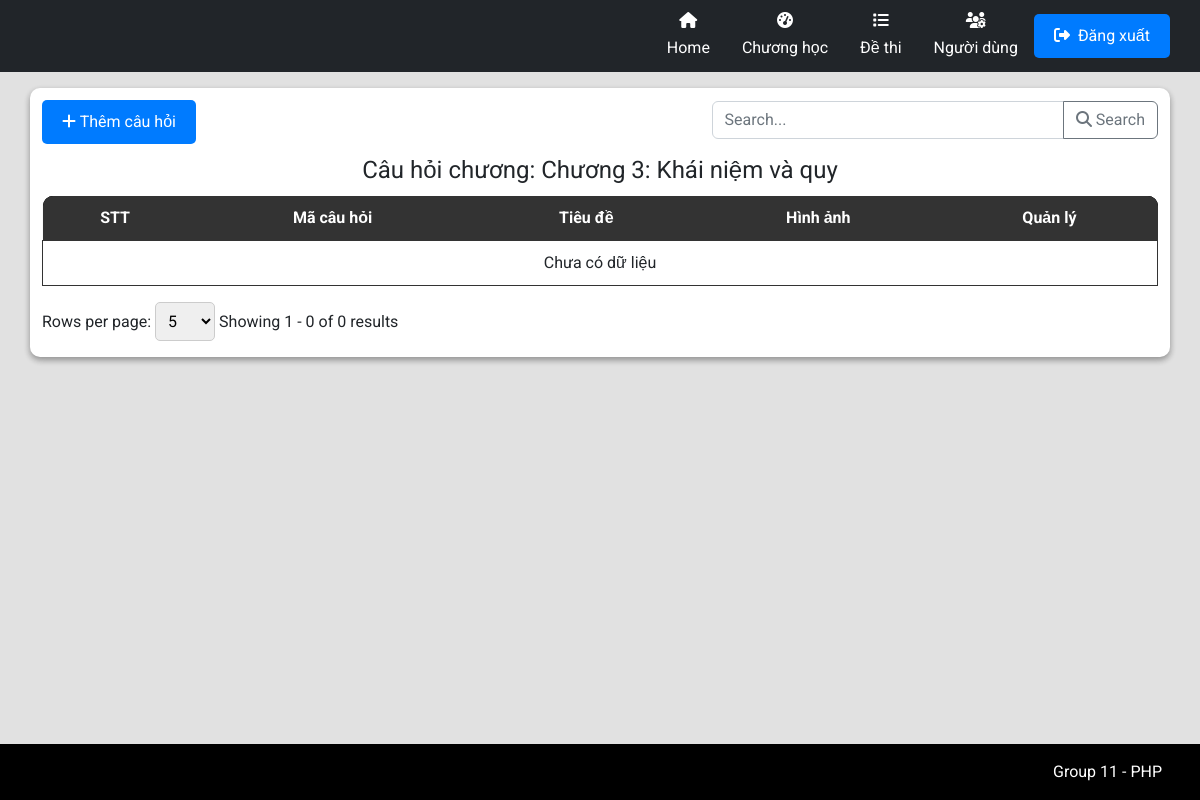
/admin/AdminIndex.php?workingPage=question&chapterId=48bc05e7-5143-4fb3-8ecb-a53ad21c18cd, run on an earlier commit of the app's database.
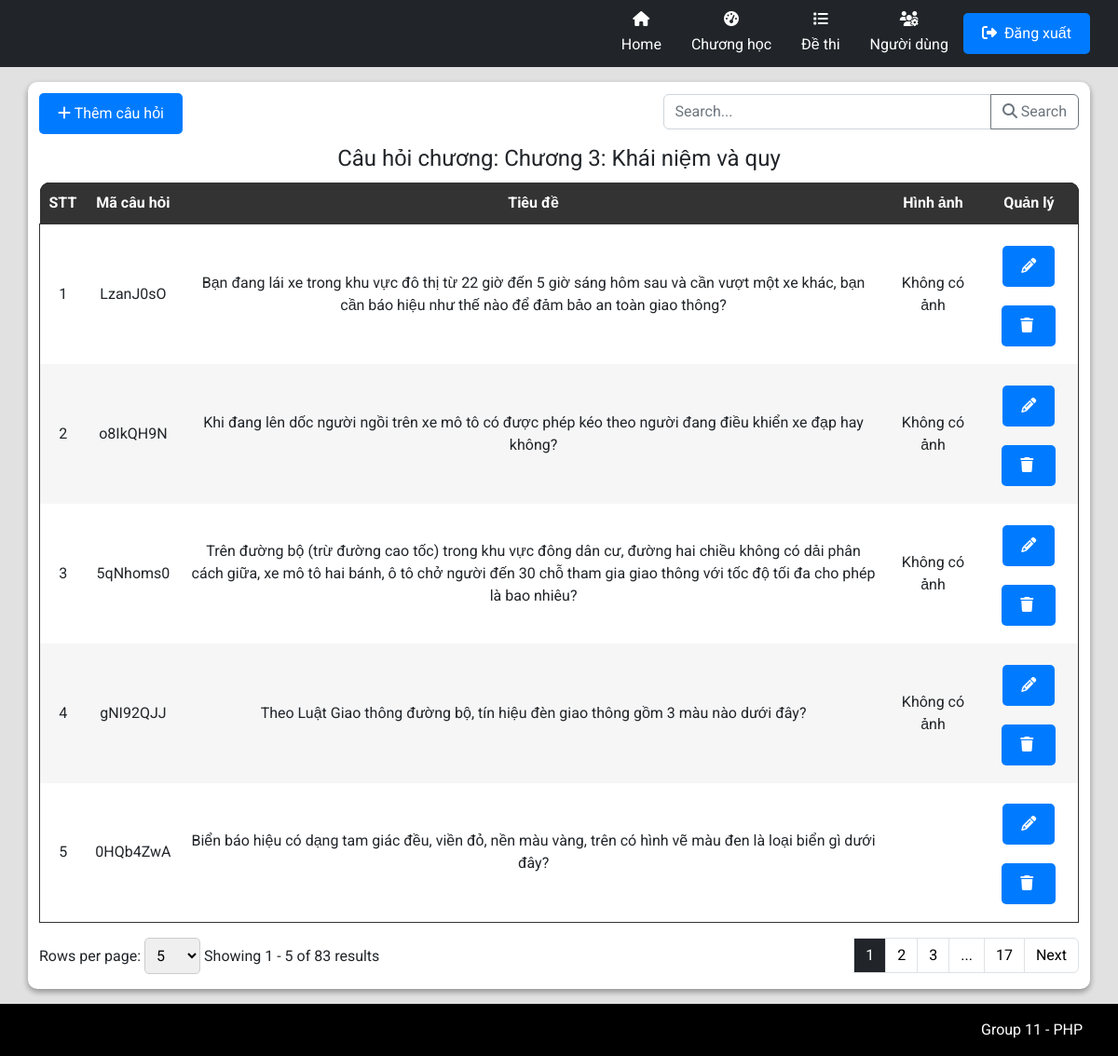
And on a later commit of the database.
### tables this page shows
CREATE TABLE `tbl_chapter` (
  `id` varchar(36) NOT NULL,
  `code` varchar(255) DEFAULT NULL,
  `name` varchar(255) DEFAULT NULL,
  `description` varchar(255) DEFAULT NULL,
  `quantity` int(11) DEFAULT NULL
);

CREATE TABLE `tbl_question` (
  `id` varchar(36) NOT NULL,
  `code` varchar(255) DEFAULT NULL,
  `questionImage` varchar(255) DEFAULT NULL,
  `title` text DEFAULT NULL,
  `chapterId` varchar(36) DEFAULT NULL,
  `option_1` text DEFAULT NULL,
  `option_2` text DEFAULT NULL,
  `option_3` text DEFAULT NULL,
  `option_4` text DEFAULT NULL,
  `trueAnswer` int(1) DEFAULT NULL,
  `isDanger` tinyint(1) DEFAULT NULL
);

### admin/AdminIndex.php (shortened to what this page needs)
<!DOCTYPE html>
<html lang="en">
<head>
    <link rel="stylesheet" href="./styles//AdminStyles.css">
    <link href="https://cdn.jsdelivr.net/npm/bootstrap@5.2.3/dist/css/bootstrap.min.css" rel="stylesheet">
    <link rel="stylesheet" href="https://cdnjs.cloudflare.com/ajax/libs/font-awesome/6.4.2/css/all.min.css" />
    <link rel="stylesheet" href="../common/css/CommonStyle.css">
</head>
<body>
    <div class="wrapper">
        <?php
        include("adminCommon/Header.php");
        include("adminCommon/AdminRouter.php");
        include("adminCommon/Footer.php");
        ?>
    </div>
</body>
</html>

### admin/adminCommon/Header.php (shortened to what this page needs)
<header>
    <div class="px-3 bg-dark text-white">
        <div class="container px-0">
            <div class="d-flex flex-wrap align-items-center justify-content-center justify-content-lg-start">
                <a href="/" class="d-flex align-items-center my-lg-0 me-lg-auto text-white text-decoration-none">
                    <svg class="bi me-2" width="40" height="32" role="img" aria-label="Bootstrap">
                        <use xlink:href="#bootstrap"></use>
                    </svg>
                </a>
                <?php
                if (isset($_GET['workingPage'])) {
                    $workingPage = $_GET['workingPage'];
                }
                ?>
                <?php
                function getHeaderTextColor($currentPage)
                {
                    if ($currentPage == $GLOBALS['workingPage']) echo 'text-secondary';
                    else echo 'text-white';
                }
                ?>
                <ul
                    class="nav my-1 col-12 col-lg-auto justify-content-center my-md-0 text-small flex-middle align-items-center">
                    <li class="flex-center">
                        <a href="AdminIndex.php"
                            class="nav-link <?php getHeaderTextColor(''); ?> flex-column flex-center">
                            <i class="fa-solid fa-house text-white mb-2 "></i>
                            Home
                        </a>
                    </li>
                    <li class="flex-center">
                        <a href="AdminIndex.php?workingPage=chapter"
                            class="nav-link <?php getHeaderTextColor('order'); ?> flex-column flex-center">
                            <i class="fa-solid fa-gauge-high text-white mb-2"></i>
                            Chương học
                        </a>
                    </li>
                    <li class="flex-center">
                        <a href="AdminIndex.php?workingPage=exam"
                            class="nav-link <?php getHeaderTextColor('order'); ?> flex-column flex-center">
                            <i class="fa-solid fa-list text-white mb-2"></i>
                            Đề thi
                        </a>
                    </li>
                    <li class="flex-center">
                        <a href="AdminIndex.php?workingPage=user"
                            class="nav-link <?php getHeaderTextColor('user'); ?> flex-column flex-center">
                            <i class="fa-solid fa-users-gear text-white mb-2"></i>
                            Người dùng
                        </a>
                    </li>
                    <li class="flex-center">
                        <div class="text-end">
                            <button type="button" class="btn btn-primary" data-toggle="modal" data-target="#myModal">
                                <i class="fa-solid fa-right-from-bracket mr-1"></i>
                                Đăng xuất
                            </button>
                        </div>
                    </li>
                </ul>
            </div>
        </div>
    </div>
</header>

### admin/adminCommon/AdminRouter.php (shortened to what this page needs)
<div class="flex-grow-1">
    <div class="container my-4 appCard <?php if (!isset($_GET['workingPage'])) echo "bg-transparent"; ?>">
        <?php
        if ($workingPage == 'chapter') {
            include("./pages/Chapter/ChapterIndex.php");
            include("./pages/Chapter/AddChapterPopup.php");
        } else if ($workingPage == 'question') {
            include("./pages/Question/QuestionIndex.php");
        } else if ($workingPage == 'exam') {
            include("./pages/Exam/ExamIndex.php");
            include("./pages/Exam/AddExamPopup.php");
        } else if ($workingPage == 'user') {
            include("./pages/User/UserIndex.php");
        }
        else {
            include("./pages/Dashboard/DashboardIndex.php");
        }
        ?>
    </div>
</div>

### admin/pages/Question/QuestionIndex.php (shortened to what this page needs)
<link rel="stylesheet" href="./styles/ProductStyles.css">
<?php $chapterId = $_GET["chapterId"] ?>
<?php
$countAllSql = "SELECT * FROM tbl_question WHERE chapterId='$chapterId'";
$total_records = mysqli_num_rows(mysqli_query($connect, $countAllSql));
$pageIndex = isset($_GET['page']) ? $_GET['page'] : 1;
$pageSize = isset($_GET['limit']) ? $_GET['limit'] : 5;
$total_page = ceil($total_records / $pageSize);
$start = ($pageIndex - 1) * $pageSize;
$getTableDataSql = "";
if (isset($_GET['search']) && !empty($_GET['search'])) {
    $search = $_GET['search'];
    $getTableDataSql = "SELECT * FROM tbl_question WHERE chapterId='$chapterId' AND title LIKE '%$search%' LIMIT $start, $pageSize";
} else {
    $getTableDataSql = "SELECT * FROM tbl_question WHERE chapterId='$chapterId' LIMIT $start, $pageSize";
}
$tableData = mysqli_query($connect, $getTableDataSql);
?>
<div class="text-left flex justify-between">
    <button type="button" class="btn btn-primary mb-2 mt-3" data-bs-toggle="modal" data-bs-target="#addQuestion">
        <i class="fa-solid fa-plus"></i>
        Thêm câu hỏi
    </button>
    <div class="input-group mb-3 align-center mt-3 w-40">
        <input type="text" class="form-control" placeholder="Search..." aria-label="Recipient's username" name="search" id="search-input" aria-describedby="button-addon2">
        <button class="btn btn-outline-secondary" id="search-button" onclick="performSearch()" name="ok">
            <i class="fa-solid fa-magnifying-glass"></i>
            Search
        </button>
    </div>
</div>
<div class="container p-0">
    <table class="w-100">
        <?php
        $tableData_1 = mysqli_query($connect, "SELECT * FROM tbl_chapter WHERE id='$chapterId'");
        $getChapter = mysqli_fetch_array($tableData_1);
        ?>
        <legend class="text-center">Câu hỏi chương: <?php echo $getChapter['name'] ?></legend>
        <thead class="table-head w-100">
            <tr class="table-heading">
                <th class="noWrap">STT</th>
                <th class="noWrap">Mã câu hỏi</th>
                <th class="noWrap">Tiêu đề</th>
                <th class="noWrap">Hình ảnh</th>
                <th class="noWrap">Quản lý </th>
            </tr>
        </thead>
        <tbody class="table-body">
            <?php
            $displayquestion = 0;
            $hasData = false;
            while ($row = mysqli_fetch_array($tableData)) {
                $displayquestion++;
                $hasData = true;
            ?>
                <tr>
                    <td>
                        <?php echo $displayquestion + ($pageIndex - 1) * $pageSize; ?>
                    </td>
                    <td class="tensanpham">
                        <?php echo $row['code'] ?>
                    </td>
                    <td>
                        <?php echo $row['title'] ?>
                    </td>
                    <td>
                        <?php if (!empty($row['questionImage'])) : ?>
                            <img width="200px" src="<?php echo $row['questionImage']; ?>" alt="">
                        <?php else : echo "Không có ảnh"; ?>
                        <?php endif; ?>
                    </td>
                    <td>
                        <button type="button" class="btn btn-primary mb-2 mt-3 con-tooltip top" data-bs-toggle="modal" data-bs-target="#editPopup_<?php echo $row['id']; ?>">
                            <i class="fa-solid fa-pencil"></i>
                        </button>
                        <button type="button" class="btn btn-primary mb-2 mt-3 con-tooltip top" data-bs-toggle="modal" data-bs-target="#confirmPopup_<?php echo $row['id']; ?>">
                            <i class="fa-solid fa-trash mr-1"></i>
                        </button>
                    </td>
                </tr>
            <?php
            }
            if (!$hasData) {
            ?>
                <tr>
                    <td colspan="8">
                        Chưa có dữ liệu
                    </td>
                </tr>
            <?php
            }
            ?>
        </tbody>
    </table>
    <form action="" method="GET">
        <nav class="row py-2" aria-label="Page navigation example">
            <div class="paganation-infor col py-2">
                <form action="" method="GET">
                    <label for="limitSelect">Rows per page:</label>
                    <select name="limit" id="limitSelect" onchange="updatePageAndLimit()">
                        <option value="5" <?php if ($pageSize == 5) echo 'selected'; ?>>5</option>
                    </select>
                </form>
                <label class="mr-4">Showing
                    <?php
                    $startItem = ($pageIndex - 1) * $pageSize + 1;
                    $endItem = min($pageIndex * $pageSize, $total_records);
                    echo "{$startItem} - {$endItem} of {$total_records} results";
                    ?>
                </label>
            </div>
            <ul class="m-0 pagination justify-content-end py-2 col">
                <?php
                $range = 3;
                for ($i = 1; $i <= $total_page; $i++) {
                    if ($i == $pageIndex) {
                        echo '<li class="page-item light">
                        <span name="page" class="page-link text-reset text-white bg-dark" href="?workingPage=question&chapterId='.($chapterId).'&limit=' . ($pageSize) . '&page=' . ($i) . '"> ' . ($i) . ' </span>
                        </li>';
                    } else {
                        if ($i == 1) {
                            echo '<li class="page-item light">
                            <a name="page" class="page-link text-reset text-black" href="?workingPage=question&chapterId='.($chapterId).'&limit=' . ($pageSize) . '&page=' . ($i) . '"> ' . ($i) . ' </a>
                            </li>';
                        }
                        else if ($i > $pageIndex - $range && $i < $pageIndex + $range) {
                            echo '<li class="page-item light">
                            <a name="page" class="page-link text-reset text-black" href="?workingPage=question&chapterId='.($chapterId).'&limit=' . ($pageSize) . '&page=' . ($i) . '"> ' . ($i) . ' </a>
                            </li>';
                        }
                        else if ($i == $total_page) {
                            echo '<li class="page-item light">
                            <a name="page" class="page-link text-reset text-black" href="?workingPage=question&chapterId='.($chapterId).'&limit=' . ($pageSize) . '&page=' . ($i) . '"> ' . ($i) . ' </a>
                            </li>';
                        }
                        if (($i == $pageIndex - $range - 1 && $pageIndex - $range > 2) || ($i == $pageIndex + $range + 1 && $pageIndex + $range < $total_page - 1)) {
                            echo '<li class="page-item light">
                            <span class="page-link text-reset text-black"> ... </span>
                            </li>';
                        }
                    }
                }
                ?>
                <?php
                if ($pageIndex < $total_page && $total_page > 1) {
                    echo '<li class="page-item light">
                    <a name="page" class="page-link text-reset text-black" aria-label="Next" href="?workingPage=question&chapterId='.($chapterId).'&limit=' . ($pageSize) . '&page=' . ($pageIndex + 1) . '">
                    Next
                    </a>
                    </li>';
                }
                ?>
            </ul>
    </form>
</div>

### admin/adminCommon/Footer.php
<div class="footer text-right">
    <div class="container p-2 flex-center justify-right py-4">
        <p class="m-0">Group 11 - PHP</p>
    </div>
</div>

### admin/styles/AdminStyles.css (style rules this page uses)
body { display: flex; flex-direction: column; }
.wrapper { flex: 1; width: 100%; display: flex; flex-direction: column; font-family: "Roboto", sans-serif; overflow-x: hidden; background-color: rgb(225, 225, 225); }
.wrapper>.flex-grow-1>.container { background-color: white; border-radius: 10px; }
.appCard { background-color: white; border-radius: 10px; box-shadow: rgba(0, 0, 0, 0.16) 0px 3px 6px, rgba(0, 0, 0, 0.23) 0px 3px 6px; }
.footer { background-color: black !important; color: white; }

### common/css/CommonStyle.css (style rules this page uses)
html { padding: unset; margin: unset; box-sizing: border-box; scroll-behavior: smooth; }
body { min-height: 100vh; }
:root { --pr-color: rgb(62, 148, 163); }
.m-0 { margin: 0 !important; }
.p-0 { padding: 0 !important; }
.px-0 { padding-left: 0 !important; padding-right: 0 !important; }
.mr-1 { margin-right: 4px !important; }
.my-1 { margin-top: 4px !important; margin-bottom: 4px !important; }
.mb-2 { margin-bottom: 8px !important; }
.p-2 { padding: 8px !important; }
.py-2 { padding-top: 8px !important; padding-bottom: 8px !important; }
.mt-3 { margin-top: 12px !important; }
.mb-3 { margin-bottom: 12px !important; }
.px-3 { padding-left: 12px !important; padding-right: 12px !important; }
.mr-4 { margin-right: 16px !important; }
.my-4 { margin-top: 16px !important; margin-bottom: 16px !important; }
.py-4 { padding-top: 16px !important; padding-bottom: 16px !important; }
.w-40 { width: 40%; }
.w-100 { width: 100% !important; }
.flex-center { align-items: center; justify-content: center; display: flex; }
.flex { display: flex; }
.flex-column { display: flex; flex-direction: column; }
.flex-middle { align-items: center; }
.flex-grow-1 { flex-grow: 1; }
.align-center { align-items: center; }
.justify-right { justify-content: flex-end; }
.justify-between { justify-content: space-between; }
.text-center { text-align: center; }
.text-right { text-align: right; }
.text-white { color: #fff !important; }
.text-black { color: #000 !important; }
.con-tooltip { position: relative; background: #F2D1C9; border-radius: 9px; display: inline-block; transition: all 0.3s ease-in-out; cursor: default; }

### admin/styles/ProductStyles.css (style rules this page uses)
* { padding: 0; margin: 0; box-sizing: border-box; }
table { border-radius: 10px; }
.container { width: 100%; }
.table-head { color: white; background-color: #000; }
.table-head .table-heading { background-color: #000; color: white; }
.table-head .table-heading th:first-child { border-top-left-radius: 10px; }
.table-head .table-heading th:last-child { border-top-right-radius: 10px; }
.table-heading { border-radius: 10px; }
.table-head th { padding: 10px; text-align: center; }
.table-head, .table-body { border-collapse: collapse; }
.table-body { border: 1px solid #333; }
.table-body, .table-body tr { background-color: #fff; }
.table-body td { text-align: center; }
.table-body tr:nth-child(2n + 2) { background-color: #f6f6f6; }
table { border-collapse: collapse; background-color: #f8f8f8; }
th, td { padding: 10px; text-align: left; }
th { background-color: #333; color: white; }
.btn-primary { background-color: #007bff; color: white; padding: 10px 20px; border: none; border-radius: 5px; cursor: pointer; }
.noWrap { white-space: nowrap; }
select, option { width: 60px; padding: 8px; border: 1px solid #ccc; border-radius: 5px; }
.tensanpham { width: 100px; height: 150px; text-align: center; }

What changed in the data, as far as the page shows it:
added tbl_question: pageSize "1", code "LzanJ0sO", title "Bạn đang lái xe trong khu vực đô thị từ 22 giờ đến 5 giờ sáng hôm sau và cần vượt một xe khác, bạn cần báo hiệu như thế nào để đảm bảo an toàn giao thông?", shows "Không có ảnh"
added tbl_question: pageSize "2", code "o8IkQH9N", title "Khi đang lên dốc người ngồi trên xe mô tô có được phép kéo theo người đang điều khiển xe đạp hay không?", shows "Không có ảnh"
added tbl_question: pageSize "3", code "5qNhoms0", title "Trên đường bộ (trừ đường cao tốc) trong khu vực đông dân cư, đường hai chiều không có dải phân cách giữa, xe mô tô hai bánh, ô tô chở người đến 30 chỗ tham gia giao thông với tốc độ tối đa cho phép là bao nhiêu?", shows "Không có ảnh"
added tbl_question: pageSize "4", code "gNI92QJJ", title "Theo Luật Giao thông đường bộ, tín hiệu đèn giao thông gồm 3 màu nào dưới đây?", shows "Không có ảnh"
added tbl_question: pageSize "5", code "0HQb4ZwA", title "Biển báo hiệu có dạng tam giác đều, viền đỏ, nền màu vàng, trên có hình vẽ màu đen là loại biển gì dưới đây?"
Also different on the page:
$endItem: "0" → "5"
$total_records: "0" → "83"
new list line: "1"
new list line: "2"
new list line: "3"
new list line: "17"
text no longer shown: "Chưa có dữ liệu"
text now shown: "Next"
